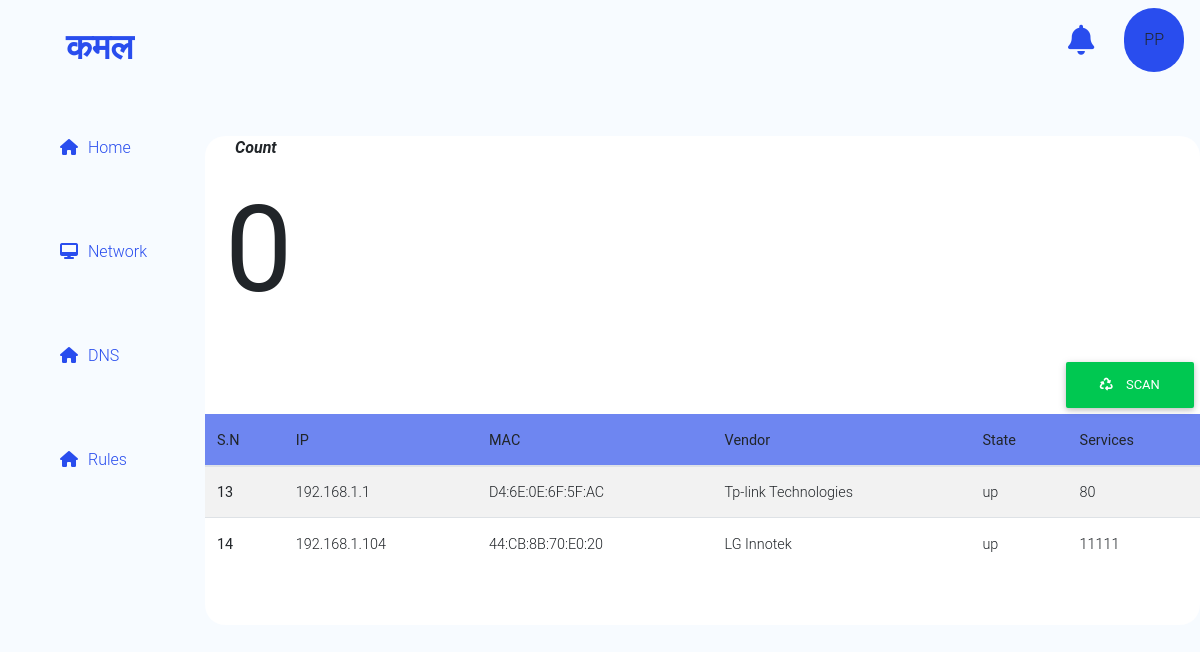
The page / on the database its author committed.
### petal/models.py (models this page shows, shortened)
class host(models.Model):
    state = models.CharField(max_length=100)
    os = models.CharField(max_length=100)
    ipaddrs = models.CharField(max_length=100)
    mac = models.CharField(max_length=100)
    service = models.CharField(max_length=200)

### petal/views.py (the view, shortened to what this page needs)
# urls.py: path('', views.index.as_view(), name='index'),
class index(View):
    template_name = "petal/index.html"
    content = {}
    def get(self, request):
        data = ''
        dataset = {}
        hst = host.objects.all()
        pkt = packet.objects.all()
        for i in pkt:
            dateT = str(i.date).split(' ')
            if dateT[0] not in data:
                data += dateT[0]+','
            if dateT[0] not in dataset.keys():
                dataset[dateT[0]] = [i.conectionbytes]
            else:
                dataset[dateT[0]].append(i.conectionbytes)
        self.content['data'] = data
        self.content['host'] = hst
        self.content['dataset'] = json.dumps(dataset)
        return render(request, self.template_name, self.content)

### petal/templates/petal/index.html (shortened to what this page needs)
{% extends 'petal/scale.html' %}
{% load static %}
{% block content %}
<div class="col-lg-10">
    <div class="dashboard">
        <div class="row">
            <div class="col-lg-4">
                <i style="margin-left: 30px; margin-top: 20px; font-weight: bold;">Count </i>
                <p id='count' style='margin-left:20px; font-size: 120px; font-weight: bolder;'>0</p>
            </div>
            <div class="col-lg-8">
            </div>
        </div>
        <button class="btn btn-success float-right" onclick="scan()"><i class="fas fa-recycle"></i> Scan</button>
        <table class="table table-striped">
            <thead class="thead-primary">
                <tr>
                    <th scope="col">S.N</th>
                    <th scope="col">IP</th>
                    <th scope="col">MAC</th>
                    <th scope="col">Vendor</th>
                    <th scope='col'>State</th>
                    <th scope="col">Services</th>
                </tr>
            </thead>
            <tbody>
                {% for hst in host %}
                <tr>
                    <th scope="row">{{hst.id}}</th>
                    <td>{{ hst.ipaddrs }}</td>
                    <td>{{ hst.mac }}</td>
                    <td>{{ hst.os }}</td>
                    <td>{{ hst.state }}</td>
                    <td>{{ hst.service }}</td>
                </tr>
                {% endfor %}
            </tbody>
        </table>
    </div>
</div>
{% endblock %}

### static/petal/css/custom.css (style rules this page uses)
body { background-color: rgb(247, 251, 255) }
i { margin-right: 10px; }
.dashboard { background-color: white; margin-top: 4%; height: 100%; border-radius: 20px; overflow: scroll; }
.thead-primary { background-color: rgb(110, 134, 241); }

### rows shown on the page
host: id "13", ipaddrs "192.168.1.1", mac "D4:6E:0E:6F:5F:AC", os "Tp-link Technologies", state "up", service "80"
host: id "14", ipaddrs "192.168.1.104", mac "44:CB:8B:70:E0:20", os "LG Innotek", state "up", service "11111"
